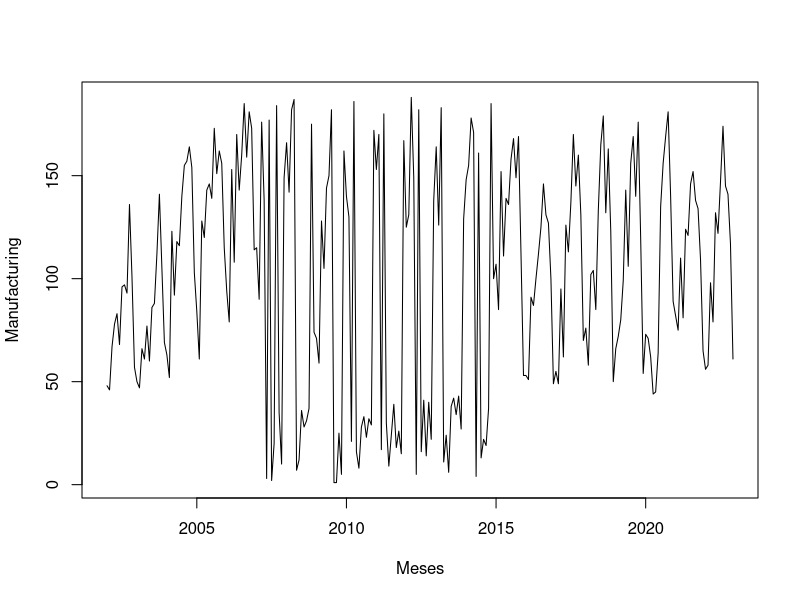

The R source for this figure: (Note: this script raises an error after producing the figure.)
## ---- chunk 1
knitr::opts_chunk$set(echo = TRUE)
## ---- chunk 2
library(readxl)

dados= read_excel('industry_index.xlsx')
View(dados)
## ---- chunk 3
#lendo arquivos e declarando variaveis
ind = ts(dados[,3], start=c(2002,1), freq=12)
plot(ind,ylab='Manufacturing',xlab='Meses')

lind=ts(log(dados[,3]), start=c(2002,1), freq=12)
plot(lind,ylab='log(Manufacturing)',xlab='Anos')

